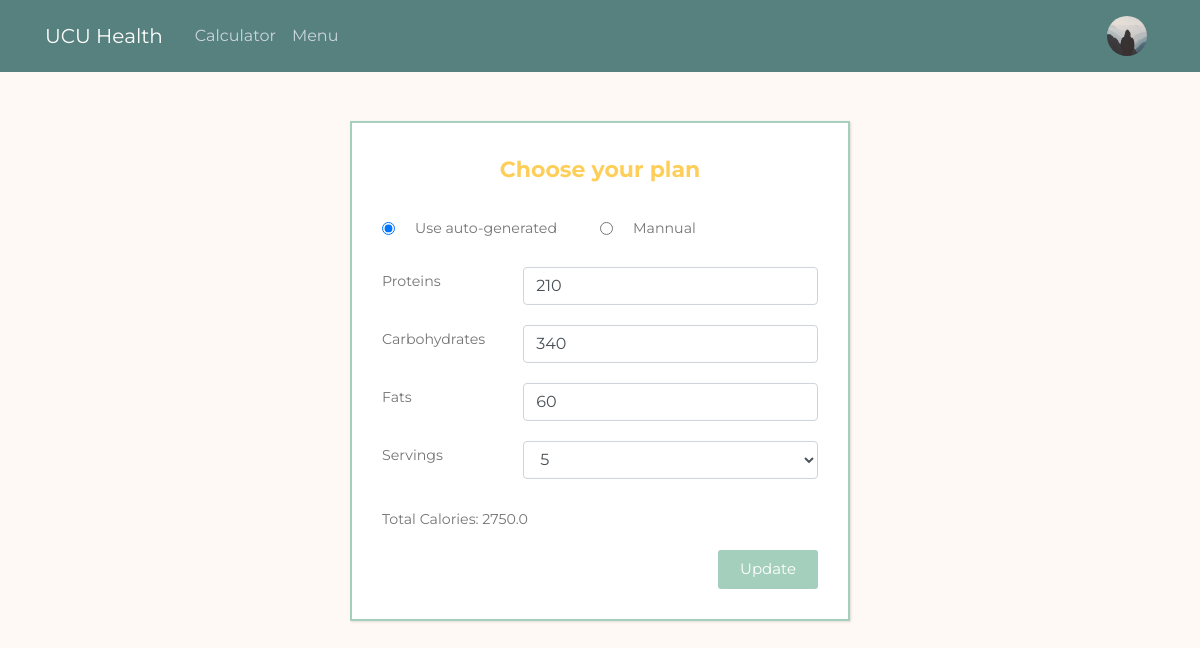
/account_plan (signed in), run on an earlier commit of the app's database.
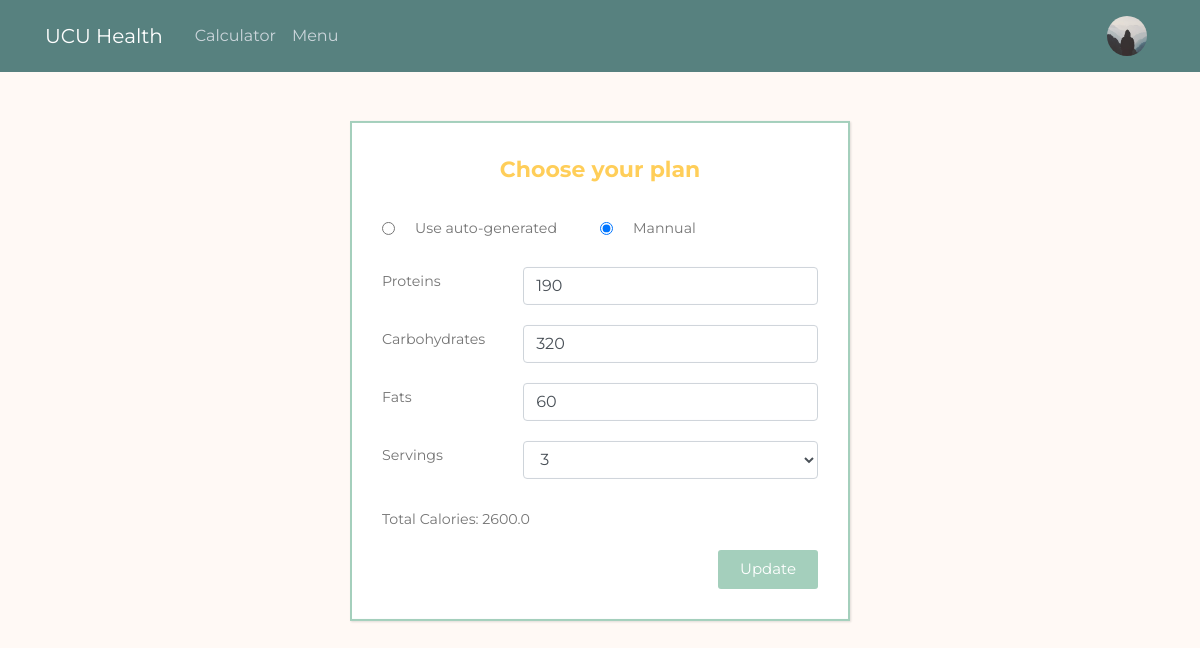
And on a later commit of the database.
### main/models.py (models this page shows, shortened)
class User(db.Model, UserMixin):
    id = db.Column(db.Integer, primary_key=True)
    username = db.Column(db.String(20), unique=True, nullable=False)
    email = db.Column(db.String(120), unique=True, nullable=False)
    password = db.Column(db.String(100), nullable=False)
    image_file = db.Column(db.String(20), nullable = False, default='default.jpg')
    custom_plan = db.Column(db.Boolean, default = False)
    sex = db.Column(db.String(10), nullable = False)
    age = db.Column(db.Integer, nullable = False)
    height = db.Column(db.Integer, nullable=False)
    weight = db.Column(db.Integer, nullable=False)
    goal = db.Column(db.Integer, nullable=False)
    activity = db.Column(db.Float, nullable=False)
    calories = db.Column(db.Float, nullable=False)
    proteins = db.Column(db.Float, nullable=False)
    carbs = db.Column(db.Float, nullable=False)
    fats = db.Column(db.Float, nullable=False)
    servings = db.Column(db.Integer, nullable = False, default = 3)
    meals = db.relationship('Meal', backref="author", lazy = True)

### main/routes.py (the view, shortened to what this page needs)
@app.route('/account_plan', methods=["GET", 'POST'])
@login_required
def account_plan():
    choice_form = CustomPlan()
    nutrients_form = PersonalPlan()
    with open('main/data/daily_distribution.json', 'r', encoding='utf-8') as file:
        choices = list(json.load(file).keys())
    nutrients_form.servings.choices = choices
    choice_form.plan_choice.data = current_user.custom_plan
    nutrients_form.proteins.data = int(round(current_user.proteins, -1))
    nutrients_form.carbs.data = int(round(current_user.carbs, -1))
    nutrients_form.fats.data = int(round(current_user.fats, -1))
    nutrients_form.servings.data = current_user.servings
    return render_template('account_plan.html', form = nutrients_form,
        choice_form = choice_form, title = "Personal Plan")

### main/forms.py
class CustomPlan(FlaskForm):
    plan_choice = RadioField("Choose Plan",
        choices=[(0, "Use auto-generated"), (1, "Mannual")],
        validate_choice=[DataRequired()], coerce=int)
    submit = SubmitField("Update")

class PersonalPlan(FlaskForm):
    proteins = IntegerField('Proteins',
                validators=[DataRequired(), NumberRange(min=0)])
    carbs = IntegerField("Carbohydrates",
                validators=[DataRequired(), NumberRange(min=0)])
    fats = IntegerField("Fats",
                validators=[DataRequired(), NumberRange(min=0)])
    servings = SelectField('Servings', choices = [], coerce=int)

### main/models.py (called while the page is built)
@login_manager.user_loader
def load_user(user_id):
    return User.query.get(int(user_id))

### main/templates/account_plan.html (shortened to what this page needs)
{% extends "layout.html" %}
{% block content %}
    <link href="{{ url_for('static', filename='account_plan.css') }}" rel="stylesheet">
    <div class="wrapper">
    <form method="POST" action="">
        <fieldset class = "form">
            <div class = "title">
            Choose your plan
            </div>
            <div class="input_field_check_box">
                {% for option in choice_form.plan_choice %}
                    {{ option() }}
                    {{ option.label }}
                {% endfor %}
            </div>
            <div class="input_field">
                {{ form.proteins.label(class="form-control-label")}}
                {% if form.proteins.errors %}
                    {{ form.proteins(class="form-control form-control-xxl is-invalid")}}
                    <div class='invalid-feedback'>
                        {% for error in form.proteins.errors %}
                        <span>{{ error }}</span>
                        {% endfor %}
                    </div>
                {% else %}
                    {{ form.proteins(class="form-control form-control-xxl", onchange="updateValues()")}}
                {% endif%}
            </div>
            <div class="input_field">
                {{ form.carbs.label(class="form-control-label")}}
                {% if form.carbs.errors %}
                    {{ form.carbs(class="form-control form-control-xxl is-invalid")}}
                    <div class='invalid-feedback'>
                        {% for error in form.carbs.errors %}
                        <span>{{ error }}</span>
                        {% endfor %}
                    </div>
                {% else %}
                    {{ form.carbs(class="form-control form-control-xxl", onchange="updateValues()")}}
                {% endif%}
            </div>
            <div class="input_field">
                {{ form.fats.label(class="form-control-label")}}
                {% if form.fats.errors %}
                    {{ form.fats(class="form-control form-control-xxl is-invalid")}}
                    <div class='invalid-feedback'>
                        {% for error in form.fats.errors %}
                            <span>{{ error }}</span>
                        {% endfor %}
                    </div>
                {% else %}
                    {{ form.fats(class="form-control form-control-xxl", onchange="updateValues()")}}
                {% endif%}
            </div>
            <div class="input_field">
                {{ form.servings.label(class="form-control-label")}}
                {% if form.servings.errors %}
                    {{ form.servings(class="form-control form-control-xxl is-invalid")}}
                    <div class='invalid-feedback'>
                        {% for error in form.servings.errors %}
                            <span>{{ error }}</span>
                        {% endfor %}
                    </div>
                {% else %}
                    {{ form.servings(class="form-control form-control-xxl", onchange="updateValues()")}}
                {% endif%}
            </div>
        </fieldset>
        <div id = 'result'>Total Calories: {{ current_user.calories }}</div>
        <div class="input_field">
            {{ choice_form.submit(class="btn btn-outline-info")}}
        </div>
    </form>
</div>
{% endblock content %}

### main/templates/layout.html (shortened to what this page needs)
<!DOCTYPE html>
<html>
  <head>
    <link
      rel="stylesheet"
      href="https://maxcdn.bootstrapcdn.com/bootstrap/4.0.0/css/bootstrap.min.css"
 />
    <link
      rel="stylesheet"
      type="text/css"
      href="{{ url_for('static', filename='main.css') }}" />
  </head>
  <body>
    <header class="site-header">
      <nav class="navbar navbar-expand-lg navbar-dark bg-steel fixed-top">
        <div class="container">
          <a class="navbar-brand mr-4" href="{{ url_for('main') }}">UCU Health</a>
          <div class="collapse navbar-collapse" id="navbarToggle">
            <div class="navbar-nav mr-auto">
              <a class="nav-item nav-link" href="{{ url_for('calculator') }}">Calculator</a>
              <a class="nav-item nav-link" href="{{ url_for('menu') }}">Menu</a>
            </div>
            <div class="navbar-nav">
            {% if current_user.is_authenticated %}
              <a class="nav-item nav-link" href="{{ url_for("account") }}"><img class="rounded-circle panel-img" src="{{ url_for('static', filename = 'profile_pics/' + current_user.image_file ) }} "></a>
            {% else %}
              <a class="nav-item nav-link" href="{{ url_for("login") }}">Login</a>
              <a class="nav-item nav-link" href="{{ url_for("register") }}">Register</a>
            {% endif %}
            </div>
          </div>
        </div>
      </nav>
    </header>
    <main role="main" class="container">
      <div class="row">
        <div class="col-md-8">
          {% block content %}{% endblock %}
        </div>
    </main>
  </body>
</html>

What changed in the data, as far as the page shows it:
changed User: calories "2750.0" → "2600.0"
Also different on the page:
form field plan_choice: "☑ Use auto-generated" → "☐ Use auto-generated"
form field plan_choice: "☐ Mannual" → "☑ Mannual"
form field proteins: "210" → "190"
form field carbs: "340" → "320"
form field servings: "5" → "3"
